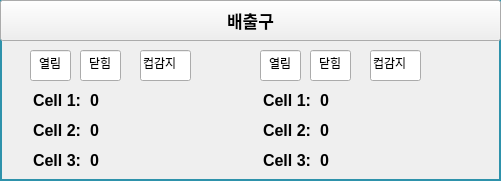
    <widget class="QFrame" name="FRAME_OUTLET">
     <property name="geometry">
      <rect>
       <x>700</x>
       <y>610</y>
       <width>501</width>
       <height>181</height>
      </rect>
     </property>
     <property name="styleSheet">
      <string notr="true">QFrame { 
   border: 2px solid #2E92AB 
} </string>
     </property>
     <property name="frameShape">
      <enum>QFrame::StyledPanel</enum>
     </property>
     <property name="frameShadow">
      <enum>QFrame::Raised</enum>
     </property>
     <widget class="QPushButton" name="BTN_DEV_INFO_OUTLET">
      <property name="geometry">
       <rect>
        <x>0</x>
        <y>0</y>
        <width>501</width>
        <height>41</height>
       </rect>
      </property>
      <property name="font">
       <font>
        <pointsize>13</pointsize>
        <weight>75</weight>
        <bold>true</bold>
       </font>
      </property>
      <property name="text">
       <string>배출구</string>
      </property>
     </widget>
     <widget class="QLabel" name="LB_OUTLET_M_1_CELL_1">
      <property name="geometry">
       <rect>
        <x>90</x>
        <y>90</y>
        <width>81</width>
        <height>21</height>
       </rect>
      </property>
      <property name="font">
       <font>
        <pointsize>12</pointsize>
        <weight>75</weight>
        <bold>true</bold>
       </font>
      </property>
      <property name="styleSheet">
       <string notr="true">QLabel{ 
   border: 0px solid
} </string>
      </property>
      <property name="text">
       <string>0</string>
      </property>
      <property name="alignment">
       <set>Qt::AlignLeading|Qt::AlignLeft|Qt::AlignVCenter</set>
      </property>
     </widget>
     <widget class="QLabel" name="label_21">
      <property name="geometry">
       <rect>
        <x>20</x>
        <y>90</y>
        <width>61</width>
        <height>21</height>
       </rect>
      </property>
      <property name="font">
       <font>
        <pointsize>12</pointsize>
        <weight>75</weight>
        <bold>true</bold>
       </font>
      </property>
      <property name="styleSheet">
       <string notr="true">QLabel{ 
   border: 0px solid
} </string>
      </property>
      <property name="text">
       <string>Cell 1:</string>
      </property>
      <property name="alignment">
       <set>Qt::AlignRight|Qt::AlignTrailing|Qt::AlignVCenter</set>
      </property>
     </widget>
     <widget class="QLabel" name="label_22">
      <property name="geometry">
       <rect>
        <x>20</x>
        <y>120</y>
        <width>61</width>
        <height>21</height>
       </rect>
      </property>
      <property name="font">
       <font>
        <pointsize>12</pointsize>
        <weight>75</weight>
        <bold>true</bold>
       </font>
      </property>
      <property name="styleSheet">
       <string notr="true">QLabel{ 
   border: 0px solid
} </string>
      </property>
      <property name="text">
       <string>Cell 2:</string>
      </property>
      <property name="alignment">
       <set>Qt::AlignRight|Qt::AlignTrailing|Qt::AlignVCenter</set>
      </property>
     </widget>
     <widget class="QLabel" name="LB_OUTLET_M_1_CELL_2">
      <property name="geometry">
       <rect>
        <x>90</x>
        <y>120</y>
        <width>81</width>
        <height>21</height>
       </rect>
      </property>
      <property name="font">
       <font>
        <pointsize>12</pointsize>
        <weight>75</weight>
        <bold>true</bold>
       </font>
      </property>
      <property name="styleSheet">
       <string notr="true">QLabel{ 
   border: 0px solid
} </string>
      </property>
      <property name="text">
       <string>0</string>
      </property>
      <property name="alignment">
       <set>Qt::AlignLeading|Qt::AlignLeft|Qt::AlignVCenter</set>
      </property>
     </widget>
     <widget class="QLabel" name="LB_OUTLET_M_1_CELL_3">
      <property name="geometry">
       <rect>
        <x>90</x>
        <y>150</y>
        <width>81</width>
        <height>21</height>
       </rect>
      </property>
      <property name="font">
       <font>
        <pointsize>12</pointsize>
        <weight>75</weight>
        <bold>true</bold>
       </font>
      </property>
      <property name="styleSheet">
       <string notr="true">QLabel{ 
   border: 0px solid
} </string>
      </property>
      <property name="text">
       <string>0</string>
      </property>
      <property name="alignment">
       <set>Qt::AlignLeading|Qt::AlignLeft|Qt::AlignVCenter</set>
      </property>
     </widget>
     <widget class="QLabel" name="label_23">
      <property name="geometry">
       <rect>
        <x>20</x>
        <y>150</y>
        <width>61</width>
        <height>21</height>
       </rect>
      </property>
      <property name="font">
       <font>
        <pointsize>12</pointsize>
        <weight>75</weight>
        <bold>true</bold>
       </font>
      </property>
      <property name="styleSheet">
       <string notr="true">QLabel{ 
   border: 0px solid
} </string>
      </property>
      <property name="text">
       <string>Cell 3:</string>
      </property>
      <property name="alignment">
       <set>Qt::AlignRight|Qt::AlignTrailing|Qt::AlignVCenter</set>
      </property>
     </widget>
     <widget class="QLabel" name="label_24">
      <property name="geometry">
       <rect>
        <x>250</x>
        <y>90</y>
        <width>61</width>
        <height>21</height>
       </rect>
      </property>
      <property name="font">
       <font>
        <pointsize>12</pointsize>
        <weight>75</weight>
        <bold>true</bold>
       </font>
      </property>
      <property name="styleSheet">
       <string notr="true">QLabel{ 
   border: 0px solid
} </string>
      </property>
      <property name="text">
       <string>Cell 1:</string>
      </property>
      <property name="alignment">
       <set>Qt::AlignRight|Qt::AlignTrailing|Qt::AlignVCenter</set>
      </property>
     </widget>
     <widget class="QLabel" name="label_25">
      <property name="geometry">
       <rect>
        <x>250</x>
        <y>120</y>
        <width>61</width>
        <height>21</height>
       </rect>
      </property>
      <property name="font">
       <font>
        <pointsize>12</pointsize>
        <weight>75</weight>
        <bold>true</bold>
       </font>
      </property>
      <property name="styleSheet">
       <string notr="true">QLabel{ 
   border: 0px solid
} </string>
      </property>
      <property name="text">
       <string>Cell 2:</string>
      </property>
      <property name="alignment">
       <set>Qt::AlignRight|Qt::AlignTrailing|Qt::AlignVCenter</set>
      </property>
     </widget>
     <widget class="QLabel" name="label_26">
      <property name="geometry">
       <rect>
        <x>250</x>
        <y>150</y>
        <width>61</width>
        <height>21</height>
       </rect>
      </property>
      <property name="font">
       <font>
        <pointsize>12</pointsize>
        <weight>75</weight>
        <bold>true</bold>
       </font>
      </property>
      <property name="styleSheet">
       <string notr="true">QLabel{ 
   border: 0px solid
} </string>
      </property>
      <property name="text">
       <string>Cell 3:</string>
      </property>
      <property name="alignment">
       <set>Qt::AlignRight|Qt::AlignTrailing|Qt::AlignVCenter</set>
      </property>
     </widget>
     <widget class="QLabel" name="LB_OUTLET_M_2_CELL_1">
      <property name="geometry">
       <rect>
        <x>320</x>
        <y>90</y>
        <width>81</width>
        <height>21</height>
       </rect>
      </property>
      <property name="font">
       <font>
        <pointsize>12</pointsize>
        <weight>75</weight>
        <bold>true</bold>
       </font>
      </property>
      <property name="styleSheet">
       <string notr="true">QLabel{ 
   border: 0px solid
} </string>
      </property>
      <property name="text">
       <string>0</string>
      </property>
      <property name="alignment">
       <set>Qt::AlignLeading|Qt::AlignLeft|Qt::AlignVCenter</set>
      </property>
     </widget>
     <widget class="QLabel" name="LB_OUTLET_M_2_CELL_2">
      <property name="geometry">
       <rect>
        <x>320</x>
        <y>120</y>
        <width>81</width>
        <height>21</height>
       </rect>
      </property>
      <property name="font">
       <font>
        <pointsize>12</pointsize>
        <weight>75</weight>
        <bold>true</bold>
       </font>
      </property>
      <property name="styleSheet">
       <string notr="true">QLabel{ 
   border: 0px solid
} </string>
      </property>
      <property name="text">
       <string>0</string>
      </property>
      <property name="alignment">
       <set>Qt::AlignLeading|Qt::AlignLeft|Qt::AlignVCenter</set>
      </property>
     </widget>
     <widget class="QLabel" name="LB_OUTLET_M_2_CELL_3">
      <property name="geometry">
       <rect>
        <x>320</x>
        <y>150</y>
        <width>81</width>
        <height>21</height>
       </rect>
      </property>
      <property name="font">
       <font>
        <pointsize>12</pointsize>
        <weight>75</weight>
        <bold>true</bold>
       </font>
      </property>
      <property name="styleSheet">
       <string notr="true">QLabel{ 
   border: 0px solid
} </string>
      </property>
      <property name="text">
       <string>0</string>
      </property>
      <property name="alignment">
       <set>Qt::AlignLeading|Qt::AlignLeft|Qt::AlignVCenter</set>
      </property>
     </widget>
     <widget class="QLineEdit" name="LE_OUTLET_M_1_DOOR_OPEN">
      <property name="geometry">
       <rect>
        <x>30</x>
        <y>50</y>
        <width>41</width>
        <height>31</height>
       </rect>
      </property>
      <property name="text">
       <string>열림</string>
      </property>
      <property name="alignment">
       <set>Qt::AlignCenter</set>
      </property>
      <property name="readOnly">
       <bool>true</bool>
      </property>
     </widget>
     <widget class="QLineEdit" name="LE_OUTLET_M_1_DOOR_CLOSE">
      <property name="geometry">
       <rect>
        <x>80</x>
        <y>50</y>
        <width>41</width>
        <height>31</height>
       </rect>
      </property>
      <property name="text">
       <string>닫힘</string>
      </property>
      <property name="alignment">
       <set>Qt::AlignCenter</set>
      </property>
      <property name="readOnly">
       <bool>true</bool>
      </property>
     </widget>
     <widget class="QLineEdit" name="LE_OUTLET_M_1_CUP_DETECT">
      <property name="geometry">
       <rect>
        <x>140</x>
        <y>50</y>
        <width>51</width>
        <height>31</height>
       </rect>
      </property>
      <property name="text">
       <string>컵감지</string>
      </property>
      <property name="readOnly">
       <bool>true</bool>
      </property>
     </widget>
     <widget class="QLineEdit" name="LE_OUTLET_M_2_DOOR_OPEN">
      <property name="geometry">
       <rect>
        <x>260</x>
        <y>50</y>
        <width>41</width>
        <height>31</height>
       </rect>
      </property>
      <property name="text">
       <string>열림</string>
      </property>
      <property name="alignment">
       <set>Qt::AlignCenter</set>
      </property>
      <property name="readOnly">
       <bool>true</bool>
      </property>
     </widget>
     <widget class="QLineEdit" name="LE_OUTLET_M_2_DOOR_CLOSE">
      <property name="geometry">
       <rect>
        <x>310</x>
        <y>50</y>
        <width>41</width>
        <height>31</height>
       </rect>
      </property>
      <property name="text">
       <string>닫힘</string>
      </property>
      <property name="alignment">
       <set>Qt::AlignCenter</set>
      </property>
      <property name="readOnly">
       <bool>true</bool>
      </property>
     </widget>
     <widget class="QLineEdit" name="LE_OUTLET_M_2_CUP_DETECT">
      <property name="geometry">
       <rect>
        <x>370</x>
        <y>50</y>
        <width>51</width>
        <height>31</height>
       </rect>
      </property>
      <property name="text">
       <string>컵감지</string>
      </property>
      <property name="readOnly">
       <bool>true</bool>
      </property>
     </widget>
    </widget>
